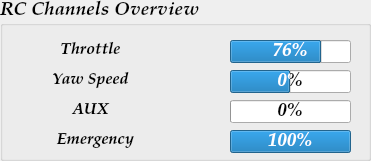
     <widget class="QGroupBox" name="RC_Channels">
      <property name="geometry">
       <rect>
        <x>400</x>
        <y>240</y>
        <width>371</width>
        <height>161</height>
       </rect>
      </property>
      <property name="font">
       <font>
        <family>URW Palladio L</family>
        <pointsize>14</pointsize>
        <weight>75</weight>
        <italic>true</italic>
        <bold>true</bold>
       </font>
      </property>
      <property name="title">
       <string>RC Channels Overview</string>
      </property>
      <widget class="QProgressBar" name="progressBarThrottle">
       <property name="geometry">
        <rect>
         <x>230</x>
         <y>40</y>
         <width>121</width>
         <height>23</height>
        </rect>
       </property>
       <property name="layoutDirection">
        <enum>Qt::LeftToRight</enum>
       </property>
       <property name="value">
        <number>76</number>
       </property>
      </widget>
      <widget class="QLabel" name="Throttle_label">
       <property name="geometry">
        <rect>
         <x>50</x>
         <y>40</y>
         <width>81</width>
         <height>21</height>
        </rect>
       </property>
       <property name="font">
        <font>
         <family>URW Palladio L</family>
         <pointsize>12</pointsize>
         <weight>75</weight>
         <italic>true</italic>
         <bold>true</bold>
         <kerning>true</kerning>
        </font>
       </property>
       <property name="text">
        <string>Throttle</string>
       </property>
       <property name="alignment">
        <set>Qt::AlignCenter</set>
       </property>
      </widget>
      <widget class="QProgressBar" name="progressBarYaw">
       <property name="geometry">
        <rect>
         <x>230</x>
         <y>70</y>
         <width>121</width>
         <height>23</height>
        </rect>
       </property>
       <property name="layoutDirection">
        <enum>Qt::LeftToRight</enum>
       </property>
       <property name="minimum">
        <number>-100</number>
       </property>
       <property name="value">
        <number>0</number>
       </property>
       <property name="format">
        <string>%v%</string>
       </property>
      </widget>
      <widget class="QLabel" name="yaw_speed_label">
       <property name="geometry">
        <rect>
         <x>50</x>
         <y>70</y>
         <width>81</width>
         <height>21</height>
        </rect>
       </property>
       <property name="font">
        <font>
         <family>URW Palladio L</family>
         <pointsize>12</pointsize>
         <weight>75</weight>
         <italic>true</italic>
         <bold>true</bold>
         <kerning>true</kerning>
        </font>
       </property>
       <property name="text">
        <string>Yaw Speed</string>
       </property>
       <property name="alignment">
        <set>Qt::AlignCenter</set>
       </property>
      </widget>
      <widget class="QProgressBar" name="progressBarAUX">
       <property name="geometry">
        <rect>
         <x>230</x>
         <y>100</y>
         <width>121</width>
         <height>23</height>
        </rect>
       </property>
       <property name="layoutDirection">
        <enum>Qt::LeftToRight</enum>
       </property>
       <property name="value">
        <number>0</number>
       </property>
      </widget>
      <widget class="QLabel" name="aux_label">
       <property name="geometry">
        <rect>
         <x>50</x>
         <y>100</y>
         <width>81</width>
         <height>21</height>
        </rect>
       </property>
       <property name="font">
        <font>
         <family>URW Palladio L</family>
         <pointsize>12</pointsize>
         <weight>75</weight>
         <italic>true</italic>
         <bold>true</bold>
         <kerning>true</kerning>
        </font>
       </property>
       <property name="text">
        <string>AUX</string>
       </property>
       <property name="alignment">
        <set>Qt::AlignCenter</set>
       </property>
      </widget>
      <widget class="QLabel" name="emergency_label">
       <property name="geometry">
        <rect>
         <x>50</x>
         <y>130</y>
         <width>91</width>
         <height>21</height>
        </rect>
       </property>
       <property name="font">
        <font>
         <family>URW Palladio L</family>
         <pointsize>12</pointsize>
         <weight>75</weight>
         <italic>true</italic>
         <bold>true</bold>
         <kerning>true</kerning>
        </font>
       </property>
       <property name="text">
        <string>Emergency</string>
       </property>
       <property name="alignment">
        <set>Qt::AlignCenter</set>
       </property>
      </widget>
      <widget class="QProgressBar" name="progressBarAU">
       <property name="geometry">
        <rect>
         <x>230</x>
         <y>130</y>
         <width>121</width>
         <height>23</height>
        </rect>
       </property>
       <property name="layoutDirection">
        <enum>Qt::LeftToRight</enum>
       </property>
       <property name="value">
        <number>100</number>
       </property>
      </widget>
     </widget>
